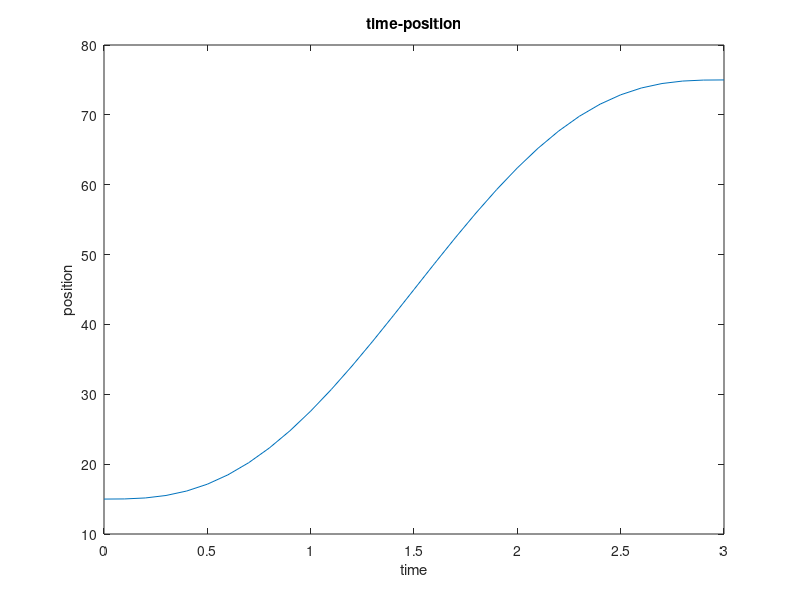
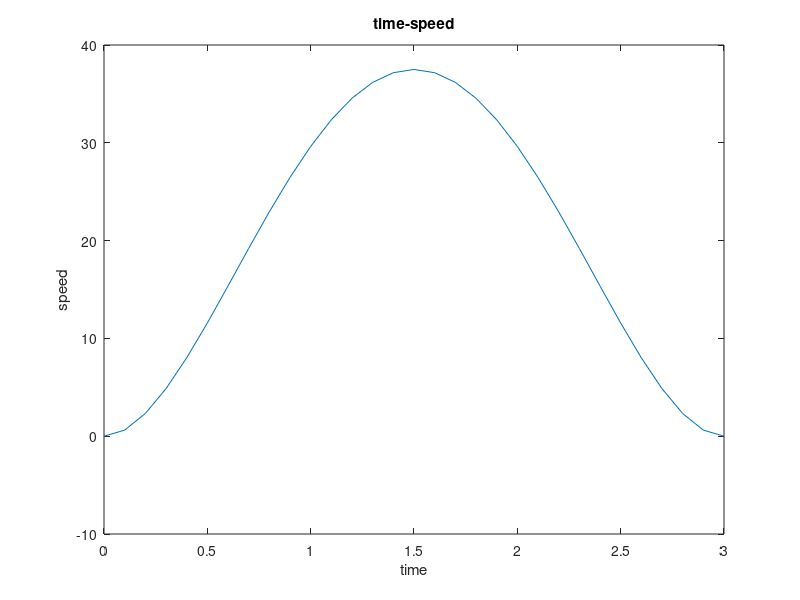
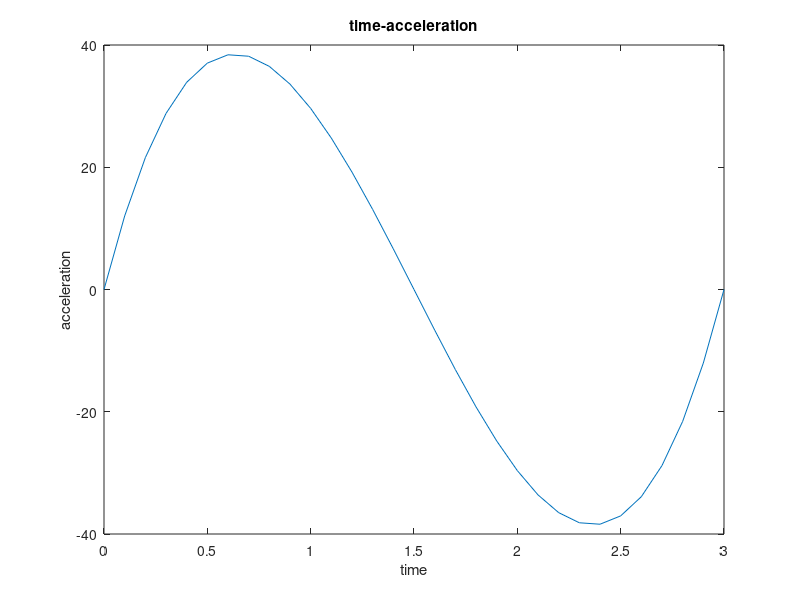

These figures' MATLAB source, in order:
t=0:0.1:3;
T=3;
A=[15;75;0;0;0;0];
B=[0 0 0 0 0 1;T^5 T^4 T^3 T^2 T 1;0 0 0 0 1 0;5*T^4 4*T^3 3*T^2 2*T 1 0;0 0 0 2 0 0;20*T^3 12*T^2 6*T 2 0 0];
P=B\A;
P5=P(1);
P4=P(2);
P3=P(3);
P2=P(4);
P1=P(5);
P0=P(6);
x=P0+P1.*t+P2.*t.^2+P3.*t.^3+P4.*t.^4+P5.*t.^5;
v=P1+2*P2.*t+3*P3.*t.^2+4*P4.*t.^3+5*P5.*t.^4;
a=2*P2+6*P3.*t+12*P4.*t.^2+20*P5.*t.^3;
figure(1)
plot(t,x);
title("time-position")
xlabel("time")
ylabel("position")

figure(2)
plot(t,v);
title("time-speed")
xlabel("time")
ylabel("speed")

figure(3)
plot(t,a);
title("time-acceleration")
xlabel("time")
ylabel("acceleration")